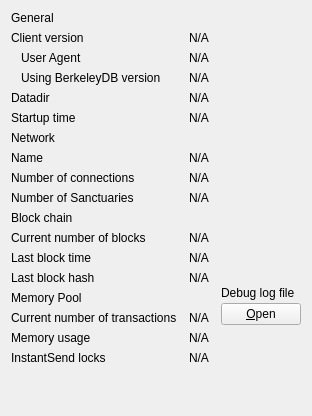
     <widget class="QWidget" name="pageInfo">
      <layout class="QGridLayout" name="gridLayout" columnstretch="0,1,0">
       <property name="horizontalSpacing">
        <number>12</number>
       </property>
       <item row="0" column="0">
        <widget class="QLabel" name="label_9">
         <property name="text">
          <string>General</string>
         </property>
        </widget>
       </item>
       <item row="1" column="0">
        <widget class="QLabel" name="label_6">
         <property name="text">
          <string>Client version</string>
         </property>
        </widget>
       </item>
       <item row="1" column="1" colspan="2">
        <widget class="QLabel" name="clientVersion">
         <property name="cursor">
          <cursorShape>IBeamCursor</cursorShape>
         </property>
         <property name="text">
          <string>N/A</string>
         </property>
         <property name="textFormat">
          <enum>Qt::PlainText</enum>
         </property>
         <property name="textInteractionFlags">
          <set>Qt::LinksAccessibleByMouse|Qt::TextSelectableByKeyboard|Qt::TextSelectableByMouse</set>
         </property>
        </widget>
       </item>
       <item row="2" column="0">
        <widget class="QLabel" name="labelClientUserAgent">
         <property name="text">
          <string>User Agent</string>
         </property>
         <property name="indent">
          <number>10</number>
         </property>
        </widget>
       </item>
       <item row="2" column="1" colspan="2">
        <widget class="QLabel" name="clientUserAgent">
         <property name="cursor">
          <cursorShape>IBeamCursor</cursorShape>
         </property>
         <property name="text">
          <string>N/A</string>
         </property>
         <property name="textFormat">
          <enum>Qt::PlainText</enum>
         </property>
         <property name="textInteractionFlags">
          <set>Qt::LinksAccessibleByMouse|Qt::TextSelectableByKeyboard|Qt::TextSelectableByMouse</set>
         </property>
        </widget>
       </item>
       <item row="3" column="0">
        <widget class="QLabel" name="label_berkeleyDBVersion">
         <property name="text">
          <string>Using BerkeleyDB version</string>
         </property>
         <property name="indent">
          <number>10</number>
         </property>
        </widget>
       </item>
       <item row="3" column="1" colspan="2">
        <widget class="QLabel" name="berkeleyDBVersion">
         <property name="cursor">
          <cursorShape>IBeamCursor</cursorShape>
         </property>
         <property name="text">
          <string>N/A</string>
         </property>
         <property name="textFormat">
          <enum>Qt::PlainText</enum>
         </property>
         <property name="textInteractionFlags">
          <set>Qt::LinksAccessibleByMouse|Qt::TextSelectableByKeyboard|Qt::TextSelectableByMouse</set>
         </property>
        </widget>
       </item>
       <item row="4" column="0">
        <widget class="QLabel" name="label_12">
         <property name="text">
          <string>Datadir</string>
         </property>
        </widget>
       </item>
       <item row="4" column="1" colspan="2">
        <widget class="QLabel" name="dataDir">
         <property name="cursor">
          <cursorShape>IBeamCursor</cursorShape>
         </property>
         <property name="text">
          <string>N/A</string>
         </property>
         <property name="textFormat">
          <enum>Qt::PlainText</enum>
         </property>
         <property name="wordWrap">
          <bool>true</bool>
         </property>
         <property name="textInteractionFlags">
          <set>Qt::LinksAccessibleByMouse|Qt::TextSelectableByKeyboard|Qt::TextSelectableByMouse</set>
         </property>
        </widget>
       </item>
       <item row="5" column="0">
        <widget class="QLabel" name="label_13">
         <property name="text">
          <string>Startup time</string>
         </property>
        </widget>
       </item>
       <item row="5" column="1" colspan="2">
        <widget class="QLabel" name="startupTime">
         <property name="cursor">
          <cursorShape>IBeamCursor</cursorShape>
         </property>
         <property name="text">
          <string>N/A</string>
         </property>
         <property name="textFormat">
          <enum>Qt::PlainText</enum>
         </property>
         <property name="textInteractionFlags">
          <set>Qt::LinksAccessibleByMouse|Qt::TextSelectableByKeyboard|Qt::TextSelectableByMouse</set>
         </property>
        </widget>
       </item>
       <item row="6" column="0">
        <widget class="QLabel" name="labelNetwork">
         <property name="text">
          <string>Network</string>
         </property>
        </widget>
       </item>
       <item row="7" column="0">
        <widget class="QLabel" name="label_8">
         <property name="text">
          <string>Name</string>
         </property>
        </widget>
       </item>
       <item row="7" column="1" colspan="2">
        <widget class="QLabel" name="networkName">
         <property name="cursor">
          <cursorShape>IBeamCursor</cursorShape>
         </property>
         <property name="text">
          <string>N/A</string>
         </property>
         <property name="textFormat">
          <enum>Qt::PlainText</enum>
         </property>
         <property name="textInteractionFlags">
          <set>Qt::LinksAccessibleByMouse|Qt::TextSelectableByKeyboard|Qt::TextSelectableByMouse</set>
         </property>
        </widget>
       </item>
       <item row="8" column="0">
        <widget class="QLabel" name="label_7">
         <property name="text">
          <string>Number of connections</string>
         </property>
        </widget>
       </item>
       <item row="8" column="1" colspan="2">
        <widget class="QLabel" name="numberOfConnections">
         <property name="cursor">
          <cursorShape>IBeamCursor</cursorShape>
         </property>
         <property name="text">
          <string>N/A</string>
         </property>
         <property name="textFormat">
          <enum>Qt::PlainText</enum>
         </property>
         <property name="textInteractionFlags">
          <set>Qt::LinksAccessibleByMouse|Qt::TextSelectableByKeyboard|Qt::TextSelectableByMouse</set>
         </property>
        </widget>
       </item>
       <item row="9" column="0">
        <widget class="QLabel" name="masternodeCountLabel">
         <property name="text">
          <string>Number of Sanctuaries</string>
         </property>
        </widget>
       </item>
       <item row="9" column="1">
        <widget class="QLabel" name="masternodeCount">
         <property name="cursor">
          <cursorShape>IBeamCursor</cursorShape>
         </property>
         <property name="text">
          <string>N/A</string>
         </property>
         <property name="textFormat">
          <enum>Qt::PlainText</enum>
         </property>
         <property name="textInteractionFlags">
          <set>Qt::LinksAccessibleByMouse|Qt::TextSelectableByKeyboard|Qt::TextSelectableByMouse</set>
         </property>
        </widget>
       </item>
       <item row="10" column="0">
        <widget class="QLabel" name="label_10">
         <property name="text">
          <string>Block chain</string>
         </property>
        </widget>
       </item>
       <item row="11" column="0">
        <widget class="QLabel" name="label_3">
         <property name="text">
          <string>Current number of blocks</string>
         </property>
        </widget>
       </item>
       <item row="11" column="1" colspan="2">
        <widget class="QLabel" name="numberOfBlocks">
         <property name="cursor">
          <cursorShape>IBeamCursor</cursorShape>
         </property>
         <property name="text">
          <string>N/A</string>
         </property>
         <property name="textFormat">
          <enum>Qt::PlainText</enum>
         </property>
         <property name="textInteractionFlags">
          <set>Qt::LinksAccessibleByMouse|Qt::TextSelectableByKeyboard|Qt::TextSelectableByMouse</set>
         </property>
        </widget>
       </item>
       <item row="12" column="0">
        <widget class="QLabel" name="labelLastBlockTime">
         <property name="text">
          <string>Last block time</string>
         </property>
        </widget>
       </item>
       <item row="12" column="1" colspan="2">
        <widget class="QLabel" name="lastBlockTime">
         <property name="cursor">
          <cursorShape>IBeamCursor</cursorShape>
         </property>
         <property name="text">
          <string>N/A</string>
         </property>
         <property name="textFormat">
          <enum>Qt::PlainText</enum>
         </property>
         <property name="textInteractionFlags">
          <set>Qt::LinksAccessibleByMouse|Qt::TextSelectableByKeyboard|Qt::TextSelectableByMouse</set>
         </property>
        </widget>
       </item>
       <item row="13" column="0">
        <widget class="QLabel" name="lastBlockHashLabel">
         <property name="text">
          <string>Last block hash</string>
         </property>
        </widget>
       </item>
       <item row="13" column="1">
        <widget class="QLabel" name="lastBlockHash">
         <property name="cursor">
          <cursorShape>IBeamCursor</cursorShape>
         </property>
         <property name="text">
          <string>N/A</string>
         </property>
         <property name="textFormat">
          <enum>Qt::PlainText</enum>
         </property>
         <property name="textInteractionFlags">
          <set>Qt::LinksAccessibleByMouse|Qt::TextSelectableByKeyboard|Qt::TextSelectableByMouse</set>
         </property>
        </widget>
       </item>
       <item row="14" column="0">
        <widget class="QLabel" name="labelMempoolTitle">
         <property name="text">
          <string>Memory Pool</string>
         </property>
        </widget>
       </item>
       <item row="15" column="0">
        <widget class="QLabel" name="labelNumberOfTransactions">
         <property name="text">
          <string>Current number of transactions</string>
         </property>
        </widget>
       </item>
       <item row="15" column="1">
        <widget class="QLabel" name="mempoolNumberTxs">
         <property name="cursor">
          <cursorShape>IBeamCursor</cursorShape>
         </property>
         <property name="text">
          <string>N/A</string>
         </property>
         <property name="textFormat">
          <enum>Qt::PlainText</enum>
         </property>
         <property name="textInteractionFlags">
          <set>Qt::LinksAccessibleByMouse|Qt::TextSelectableByKeyboard|Qt::TextSelectableByMouse</set>
         </property>
        </widget>
       </item>
       <item row="16" column="0">
        <widget class="QLabel" name="labelMemoryUsage">
         <property name="text">
          <string>Memory usage</string>
         </property>
        </widget>
       </item>
       <item row="16" column="1">
        <widget class="QLabel" name="mempoolSize">
         <property name="cursor">
          <cursorShape>IBeamCursor</cursorShape>
         </property>
         <property name="text">
          <string>N/A</string>
         </property>
         <property name="textFormat">
          <enum>Qt::PlainText</enum>
         </property>
         <property name="textInteractionFlags">
          <set>Qt::LinksAccessibleByMouse|Qt::TextSelectableByKeyboard|Qt::TextSelectableByMouse</set>
         </property>
        </widget>
       </item>
       <item row="13" column="2" rowspan="3">
        <layout class="QVBoxLayout" name="verticalLayoutDebugButton">
         <property name="spacing">
          <number>3</number>
         </property>
         <item>
          <spacer name="verticalSpacer_2">
           <property name="orientation">
            <enum>Qt::Vertical</enum>
           </property>
           <property name="sizeHint" stdset="0">
            <size>
             <width>10</width>
             <height>5</height>
            </size>
           </property>
          </spacer>
         </item>
         <item>
          <widget class="QLabel" name="labelDebugLogfile">
           <property name="text">
            <string>Debug log file</string>
           </property>
          </widget>
         </item>
         <item>
          <widget class="QPushButton" name="openDebugLogfileButton">
           <property name="toolTip">
            <string>Open the %1 debug log file from the current data directory. This can take a few seconds for large log files.</string>
           </property>
           <property name="text">
            <string>&amp;Open</string>
           </property>
           <property name="autoDefault">
            <bool>false</bool>
           </property>
          </widget>
         </item>
        </layout>
       </item>
       <item row="18" column="0">
        <spacer name="verticalSpacer">
         <property name="orientation">
          <enum>Qt::Vertical</enum>
         </property>
         <property name="sizeHint" stdset="0">
          <size>
           <width>20</width>
           <height>40</height>
          </size>
         </property>
        </spacer>
       </item>
       <item row="17" column="0">
        <widget class="QLabel" name="labelInstantSendLockCount">
         <property name="text">
          <string>InstantSend locks</string>
         </property>
        </widget>
       </item>
       <item row="17" column="1">
        <widget class="QLabel" name="instantSendLockCount">
         <property name="cursor">
          <cursorShape>IBeamCursor</cursorShape>
         </property>
         <property name="text">
          <string>N/A</string>
         </property>
         <property name="textFormat">
          <enum>Qt::PlainText</enum>
         </property>
         <property name="textInteractionFlags">
          <set>Qt::LinksAccessibleByMouse|Qt::TextSelectableByKeyboard|Qt::TextSelectableByMouse</set>
         </property>
        </widget>
       </item>
      </layout>
     </widget>
